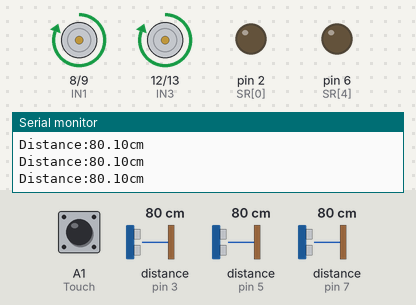
A sketch run on a simulated Arduino Uno, built with avr-gcc and run on an emulated ATmega328P. Parts: motor-driver pin pairs drawn as motors (green arrow = first pin HIGH = forward, orange = second pin HIGH = backward, longer = more drive, scaled by the enable pin), output pins drawn as LEDs (lit = HIGH), the last lines printed to the serial monitor. Wiring (inferred from the names in the program): ultrasonic range finder: trigger pin 4; echo pin 5. Inputs (shaded band) come from the test bench; at power-on: distance to the obstacle (sensors on pin 5, pin 3, pin 7) 80 cm, A1 (Touch) LOW. The echo pulse lasts 58.3 µs per cm; pins used as bus, display or sensor lines are not drawn.

Above: at 1.2 s.
1.3 s: distance to the obstacle (sensor on pin 5) set to 53 cm
2.8 s: distance to the obstacle (sensor on pin 5) set to 46 cm
At 4.0 s:
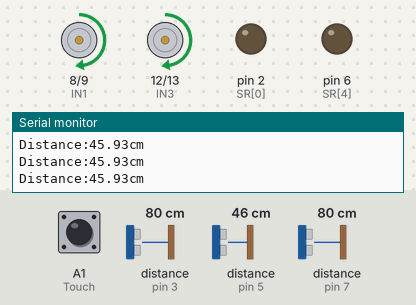
4.3 s: distance to the obstacle (sensor on pin 5) set to 33 cm
5.8 s: distance to the obstacle (sensor on pin 5) set to 27 cm
At 5.96 s:
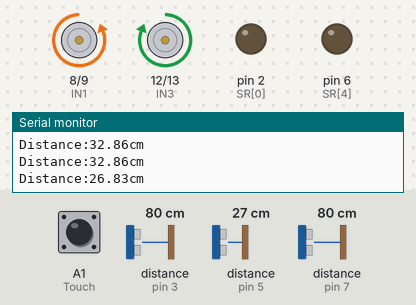
8.8 s: A1 (Touch) pulled HIGH for 0.15 s
At 9.3 s:
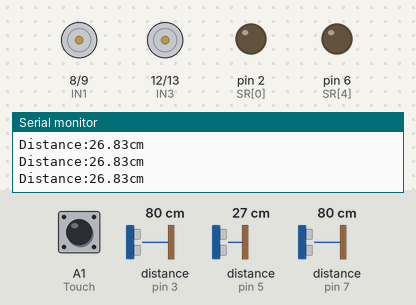
Timing chart, 0 to 11.4 s (numbered marks = the images above; inputs shaded):
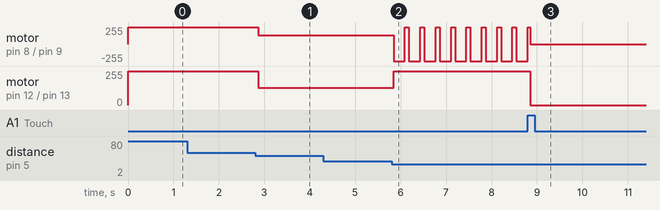

The sketch:

V3.0.ino
```cpp
/*the SR[0] is the left sensor
  the SR[1] is the middle sensor
  the ST[2] is the right sensor
*/
#define LEFT 0
#define MID 1
#define RIGHT 2
#define Touch A1

struct SR04
{
    int Trig, Echo;
};

struct SR04 SR[3] = {2, 3, 4, 5, 6, 7};

const int IN1 = 8, IN2 = 9, IN3 = 12, IN4 = 13;
const int pwm1 = 10, pwm2 = 11;
const int turntime = 250;

float getdistance(int number);
void goahead();
void halfv();
void turn();
void stopp();

void setup()
{
    pinMode(IN1, OUTPUT);
    pinMode(IN2, OUTPUT);
    pinMode(IN3, OUTPUT);
    pinMode(IN4, OUTPUT);
    pinMode(pwm1, OUTPUT);
    pinMode(pwm2, OUTPUT);
    pinMode(Touch, INPUT);

    digitalWrite(pwm1, HIGH);
    digitalWrite(pwm2, HIGH);

    digitalWrite(IN1, HIGH);
    digitalWrite(IN2, LOW);
    digitalWrite(IN3, HIGH);
    digitalWrite(IN4, LOW);

    for (int i = 0; i < 3; i++)
    {
        pinMode(SR[i].Trig, OUTPUT);
        pinMode(SR[i].Echo, INPUT);
    }

    Serial.begin(9600); //设置波特率
}

void loop()
{
    if (digitalRead(Touch))
    {
        digitalWrite(pwm1, LOW);
        digitalWrite(pwm2, LOW);

        digitalWrite(IN1, LOW);
        digitalWrite(IN2, LOW);
        digitalWrite(IN3, LOW);
        digitalWrite(IN4, LOW);
        while (1){
            delay(1000);
        }

    }

    float n = getdistance(MID);

    Serial.print("Distance:");

    Serial.print(n);

    Serial.print("cm");

    Serial.println();

    if (n > 50)
    {
        goahead();
    }
    else
    {
        if (n > 30)
        {
            halfv();
        }
        else
        {
            if (n > 10)
            {
                turn();
            }
            else
            {
                stopp();
            }
        }
    }
    delay(50);
}

float getdistance(int number)
{
    float cm, sum = 0;

    for (int i = 0; i < 3; i++)
    {
        digitalWrite(SR[number].Trig, LOW); //低高低电平发一个短时间脉冲去TrigPin
        delayMicroseconds(2);               // delayMicroseconds在更小的时间内延时准确
        digitalWrite(SR[number].Trig, HIGH);
        delayMicroseconds(10);
        digitalWrite(SR[number].Trig, LOW);         //通过这里控制超声波的发射
        cm = pulseIn(SR[number].Echo, HIGH) / 58.0; //将回波时间换算成cm
        if (cm < 0)
        {
            cm = 450;
        }
        sum += cm;
    }

    return sum / 3;
}

void goahead()
{
    digitalWrite(pwm1, HIGH);
    digitalWrite(pwm2, HIGH);

    digitalWrite(IN1, HIGH);
    digitalWrite(IN2, LOW);
    digitalWrite(IN3, HIGH);
    digitalWrite(IN4, LOW);
}

void halfv()
{
    analogWrite(pwm1, 128);
    analogWrite(pwm2, 128);

    digitalWrite(IN1, HIGH);
    digitalWrite(IN2, LOW);
    digitalWrite(IN3, HIGH);
    digitalWrite(IN4, LOW);
}

void turn()
{
    float left = getdistance(LEFT), right = getdistance(RIGHT);
    if (left > right)
    {
        digitalWrite(pwm1, HIGH);
        digitalWrite(pwm2, HIGH);

        digitalWrite(IN1, HIGH);
        digitalWrite(IN2, LOW);
        digitalWrite(IN3, LOW);
        digitalWrite(IN4, HIGH);
    }
    else
    {
        digitalWrite(pwm1, HIGH);
        digitalWrite(pwm2, HIGH);

        digitalWrite(IN1, LOW);
        digitalWrite(IN2, HIGH);
        digitalWrite(IN3, HIGH);
        digitalWrite(IN4, LOW);
    }
    delay(turntime);

    goahead();
}

void stopp()
{
    digitalWrite(pwm1, HIGH);
    digitalWrite(pwm2, HIGH);
    digitalWrite(IN1, LOW);
    digitalWrite(IN2, LOW);
    digitalWrite(IN3, LOW);
    digitalWrite(IN4, LOW);

    for (int i = 0; i < 3; i++)
    {
        digitalWrite(A0, HIGH);
        delay(100);
        digitalWrite(A0, LOW);
        delay(100);
    }

    for (int i = 0; i < 3; i++)
    {
        digitalWrite(A0, HIGH);
        delay(200);
        digitalWrite(A0, LOW);
        delay(200);
    }

    for (int i = 0; i < 3; i++)
    {
        digitalWrite(A0, HIGH);
        delay(100);
        digitalWrite(A0, LOW);
        delay(100);
    }
    delay(100);
}
```

Measured:
- the behaviour switches between 51 and 50 cm on distance to the obstacle (sensor on pin 5) (found by bisection; images 0 and 1)
- the behaviour switches between 31 and 30 cm on distance to the obstacle (sensor on pin 5) (found by bisection; images 1 and 2)
- after the input at 2.8 s, motor on pin 8 (IN1) / pin 9 (IN2), motor on pin 12 (IN3) / pin 13 (IN4): forward 255/255 → forward 128/255 after 0.07 s
- after the input at 5.8 s, motor on pin 8 (IN1) / pin 9 (IN2): alternates forward 255/255 for 0.09 s and backward 255/255 for 0.25 s, starting at once; motor on pin 12 (IN3) / pin 13 (IN4): forward 128/255 → forward 255/255 at once
- after the input at 8.8 s, motor on pin 12 (IN3) / pin 13 (IN4): forward 255/255 → stopped after 0.05 s
